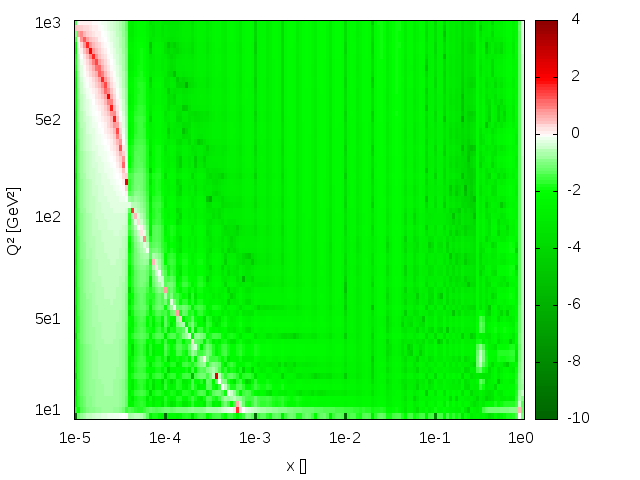

This figure's gnuplot source:
#!/usr/bin/gnuplot
reset

set term png

Nx = 150
NQ2 = 70

set xlabel "x []"
set xrange[-.5:Nx-.5]
set xtics ("1e-5" 0, "1e-4" Nx/5, "1e-3" 2*Nx/5, "1e-2" 3*Nx/5, "1e-1" 4*Nx/5, "1e0" Nx-1)

set ylabel "Q² [GeV²]"
set yrange[-.5:NQ2-.5]
unset key
set ytics ("1e1" 1, "5e1" NQ2/4, "1e2" NQ2/2, "5e2" 3*NQ2/4, "1e3" NQ2-1)

set palette defined (-10 "dark-green", -2 "green", 0 "white", 2 "red", 4 "dark-red")
set out "gluon_err.png"
plot "gluon_err.dat" u 1:2:3 w image

set out
